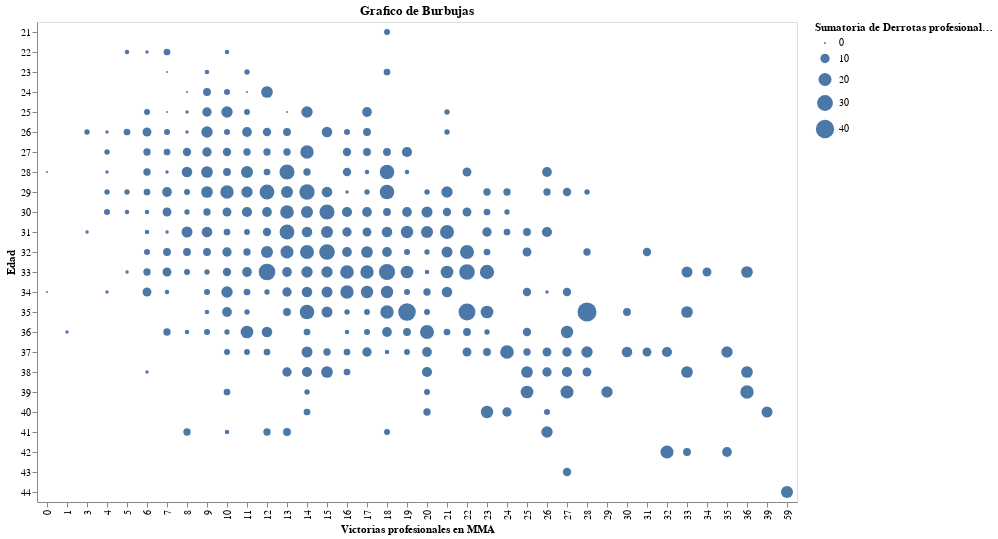

The code cell stored with this chart in its notebook:
### Markdown cell above
Se ve una tendencia positiva entre las derrotas de la UFC y la Edad. Y se da un caso extraño a los 35 años, dado que el rango de derrotas es demasiado volatil.

### Code cell
alt.Chart(metacritic).mark_circle().encode(
    alt.X('mma_wins:O', title='Victorias profesionales en MMA'),
    alt.Y('age:O', title='Edad'),
    alt.Size('sum(mma_loses):Q', title='Sumatoria de Derrotas profesionales en MMA')
).properties(title='Grafico de Burbujas')

### Figure 1 — Vega-Lite specification as saved in the notebook (floating-point values rounded to 4 significant figures; data arrays with more than 128 entries replaced by an {"elided": "..."} marker saying what was removed)
{"config": {"view": {"continuousWidth": 300, "continuousHeight": 300}}, "data": {"name": "data-61cddbca45326504fdcec5daf4f8b8d9"}, "mark": {"type": "circle"}, "encoding": {"size": {"aggregate": "sum", "field": "mma_loses", "title": "Sumatoria de Derrotas profesionales en MMA", "type": "quantitative"}, "x": {"field": "mma_wins", "title": "Victorias profesionales en MMA", "type": "ordinal"}, "y": {"field": "age", "title": "Edad", "type": "ordinal"}}, "title": "Grafico de Burbujas", "$schema": "https://vega.github.io/schema/vega-lite/v5.8.0.json", "datasets": {"data-61cddbca45326504fdcec5daf4f8b8d9": {"elided": "617 records"}}}
